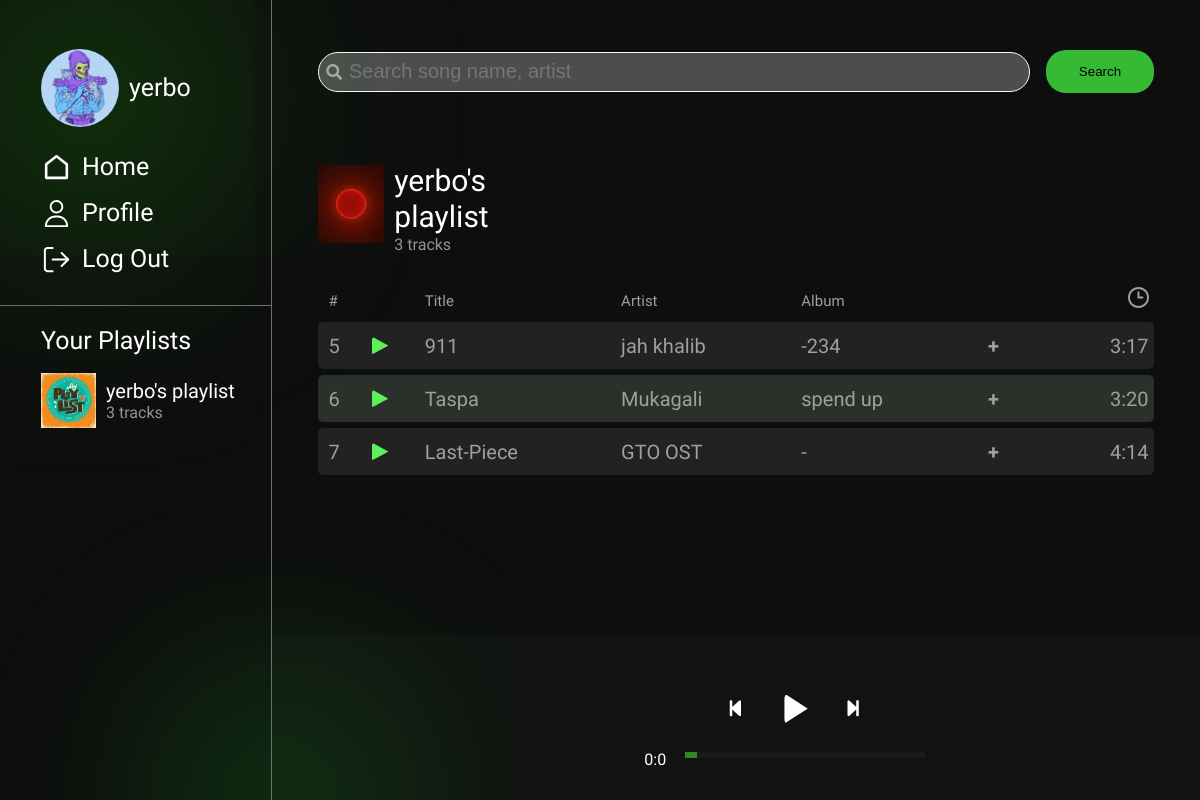
/ (signed in), run on an earlier commit of the app's database.
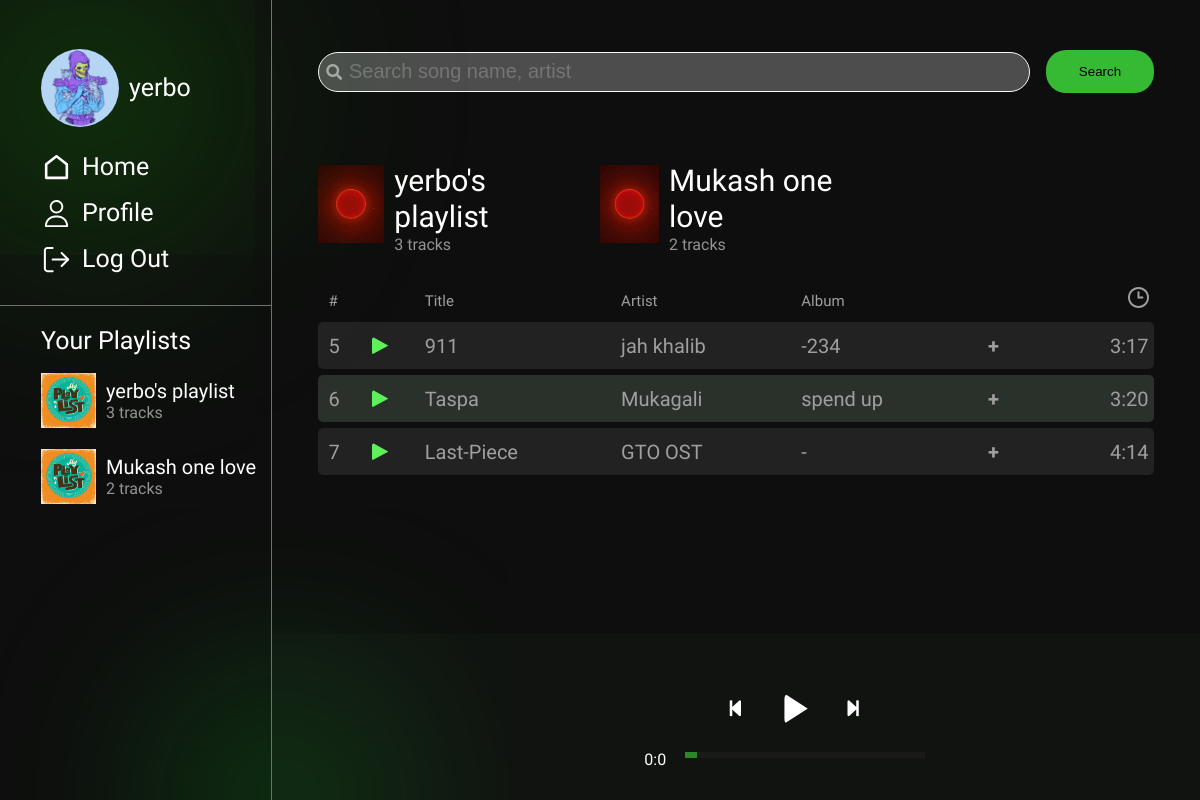
And on a later commit of the database.
### tyndama/models.py (models this page shows, shortened)
class Playlist(models.Model):
    name = models.CharField(max_length=255)
    user = models.ForeignKey(User, on_delete=models.CASCADE, related_name='playlists')
    songs = models.ManyToManyField(Music)
    def get_num_of_tracks(self):
        arr = []
        for i in self.songs.iterator():
            arr.append(i)
        return len(arr)

class Music(models.Model):
    song_id = models.AutoField(primary_key=True)
    name = models.CharField(max_length=255)
    singer = models.CharField(max_length=255)
    tags = models.CharField(max_length=255)
    image = models.ImageField(upload_to='images_1')
    song = models.FileField(upload_to='images_1')
    album = models.CharField(max_length=255, default="-")
    time = models.CharField(max_length=50)

### tyndama/views.py (the view)
# urls.py: 2. Add a URL to urlpatterns:  path('', views.home, name='home')
@login_required(login_url=login)
def home(request):
    user = request.user
    print(user)
    music = Music.objects.all()
    playlist = Playlist.objects.filter(user=request.user)
    return render(request, 'tyndama/home.html', {'music': music, 'playlist': playlist})

### templates/tyndama/home.html (shortened to what the changed rows need)
<!doctype html>
{% load static %}
<html lang="en">
<head>
    <link rel="stylesheet" href="{% static 'tyndama/css/styles.css' %}">
    <link rel="stylesheet" href="https://cdnjs.cloudflare.com/ajax/libs/font-awesome/5.15.2/css/all.min.css"
/>
</head>
<body>
<div class="nav">
    <div class="playlists">
        {% for i in playlist %}
            <a class="playlist" href="{% url 'playlist' playlist_id=i.id %}">
                <div class="img-wrapper"
                     style="background-image: url('{% static 'tyndama/img/playlist_wallpaper.png' %}')"></div>
                <div class="playlist-info">
                    <p class="title">{{ i.name }}</p>
                    <p class="num-of-tracks">{{ i.get_num_of_tracks }} tracks</p>
                </div>
            </a>
        {% endfor %}
    </div>
</div>
<div class="content">
    <div class="top-block">
        <div class="all-playlists">
            {% for item in playlist %}
                <a href="{% url 'playlist' playlist_id=item.id %}" class="all-playlists-item mr">
                    <div class="img-wrapper big"
                         style="background-image: url('{% static 'tyndama/img/PKQqPbaUp6s.jpg' %}')"></div>
                    <div class="playlist-info mr">
                        <p class="big-title">{{ item.name }}</p>
                        <p class="big-num-of-tracks">{{ item.get_num_of_tracks }} tracks</p>
                    </div>
                </a>
            {% endfor %}
        </div>
    </div>
    <div class="mid-block">
        <div class="wrapper-table">
            <table id="playlist" class="no-select">
                <thead>
                <th>#</th>
                <th></th>
                <th>Title</th>
                <th>Artist</th>
                <th>Album</th>
                <th></th>
                <th>
                    <img src="{% static 'tyndama/img/clock.svg' %}" alt="time">
                </th>
                </thead>
                <tbody>
                {% for i in music %}
                    <tr>
                        <td>{{ i.song_id }}</td>
                        <td>
                            <div onload="save('{{ i.song }}', {{ i.song_id }}, '{{ i.name }}', '{{ i.singer }}', '{{ i.image }}')"
                                 onclick="startPlay('{{ i.song }}', {{ i.song_id }}, '{{ i.name }}', '{{ i.singer }}', '{{ i.image }}' )"
                                 class="inline-toggle-play pause" id="{{ i.song_id }}">
                                <span></span>
                            </div>
                        </td>
                        <td>{{ i.name }}</td>
                        <td>{{ i.singer }}</td>
                        <td>{{ i.album }}</td>
                        <td>
                            <div id="expand-button" class="expand-button" onclick="pop_up('expand{{ i.song_id }}')">+</div>
                        </td>
                        <td>{{ i.time }}</td>
                    </tr>
                {% endfor %}
                </tbody>
            </table>
        </div>
    </div>
</div>
</body>
</html>

What changed in the data, as far as the page shows it:
added Playlist: name "Mukash one love", get_num_of_tracks "2"
